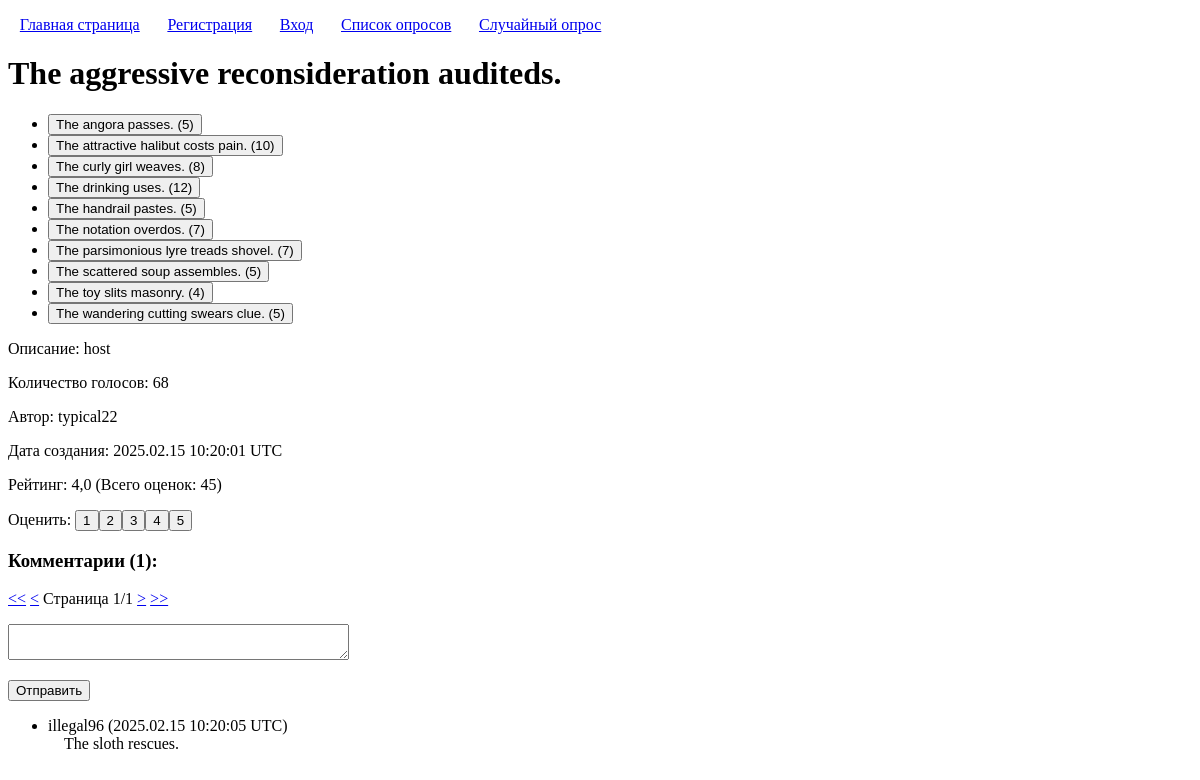
Screenshot of /polls/97/ with the database file from the repository.
### enterpoll/models.py (models this page shows, shortened)
class Poll(models.Model):
	title = models.CharField('Заголовок', max_length=100, validators=[custom_validators.forbidden_words])
	description = models.CharField('Описание', max_length=100, blank=True, null=True, validators=[custom_validators.forbidden_words])
	user = models.ForeignKey(User, on_delete=models.CASCADE, verbose_name='Автор')
	created = models.DateTimeField('Время создания', auto_now_add=True)
	class Meta:
		constraints = [models.UniqueConstraint(fields=('title', 'user'), name="unique_poll" )]
	@property
	def number_of_votes(self):
		return self.vote_set.count()
	@property
	def number_of_comments(self):
		return self.comment_set.count()
	@property
	def number_of_ratings(self):
		return self.rating_set.count()
	@property
	def average_rating(self):
		return self.rating_set.aggregate(Avg('value', default=0))['value__avg']

class Choice(models.Model):
	poll = models.ForeignKey(Poll, on_delete=models.CASCADE)
	text = models.CharField('', max_length=100, validators=[custom_validators.forbidden_words])
	class Meta:
		constraints = [models.UniqueConstraint(fields=('poll', 'text'), name="unique_choice" )]
	@property
	def number_of_votes(self):
		return self.vote_set.count()

class Comment(models.Model):
	user = models.ForeignKey(User, on_delete=models.CASCADE)
	poll = models.ForeignKey(Poll, on_delete=models.CASCADE)
	text = models.CharField('Текст', max_length=100, validators=[custom_validators.forbidden_words])
	created = models.DateTimeField(auto_now_add=True)

### enterpoll/views.py (the view, shortened to what this page needs)
# urls.py: path("<int:poll_pk>/", views.PollPageView.as_view(), name="poll_page"),
class PollPageView(TemplateView):
	paginate_by = 5
	template_name = 'enterpoll/poll_page.html'
	def get_context_data(self, *args, **kwargs):
		context = super().get_context_data(*args, **kwargs)
		context['poll'] = get_object_or_404(Poll, pk=self.kwargs['poll_pk'])
		context['comments'] = Comment.objects.filter(poll=context['poll']).order_by('-created')
		comments_paginator = Paginator(context['comments'], self.paginate_by)
		context['comments_page_kwarg'] = 'comments_page_number'
		context['comments_page_number'] = self.request.GET.get(context['comments_page_kwarg'])
		context['comments_page_obj'] = comments_paginator.get_page(context['comments_page_number'])
		context['comment_modelform'] = CommentModelForm()
		return context

### enterpoll/forms.py
class CommentModelForm(forms.ModelForm):
	class Meta:
		model = Comment
		fields = ['text']
		widgets = {
			'text': forms.Textarea(attrs={'cols': 40, 'rows': 2, 'required': True})
		}
		labels = {
			'text': ''
		}

### enterpoll/templatetags/pagination.py (called while the page is built)
@register.inclusion_tag('pagination.html')
def pagination(page_kwarg, page_obj):
	return {'page_kwarg': page_kwarg, 'page_obj': page_obj}

### enterpoll/templates/enterpoll/poll_page.html (shortened to what this page needs)
{% extends "enterpoll/base.html" %}
{% load pagination %}
{% block h1 %}{{ poll.title }}{% endblock h1 %}
{% block content %}
	<ul>
		{% for choice in poll.choice_set.all %}
			<li>
				<form method="POST">
					{% if choice == user_choice %}
						<input type="text" name="action_type" value="delete_vote" hidden>
						<input type="text" name="choice_pk" value="{{ choice.pk }}" hidden>
						<input class="selected_choice" type="submit" value="{{ choice.text }} ({{ choice.number_of_votes }})">
					{% else %}
						<input type="submit" value="{{ choice.text }} ({{ choice.number_of_votes }})">
					{% endif %}
				</form>
			</li>
		{% endfor %}
	</ul>
	<p>Описание: {{ poll.description|default:"..." }}</p>
	<p>Количество голосов: {{ poll.number_of_votes }}</p>
	<p>Автор: {{ poll.user }}</p>
	<p>Дата создания: {{ poll.created|date:"Y.m.d H:i:s e" }}</p>
	<p>
		Рейтинг: {{ poll.average_rating|floatformat:1 }} (Всего оценок: {{ poll.number_of_ratings }})<br>
		<div style="display: inline-block">
		</div>
	</p>
	<h3>Комментарии ({{ poll.number_of_comments }}):</h3>
	{% pagination comments_page_kwarg comments_page_obj %}
	<form method="POST">
		<p>{{ comment_modelform.as_p }}</p>
		<input type="submit" value="Отправить">
	</form>
	<ul>
		{% for comment in comments_page_obj %}
			<li>
				{{ comment.user }} ({{ comment.created|date:"Y.m.d H:i:s e" }})
				<br>
				&emsp;{{ comment.text }}
			</li>
			<br>
		{% empty %}
			<li>
				Комментарии отсутствуют.
			</li>
		{% endfor %}
	</ul>
{% endblock content %}

### enterpoll/static/enterpoll/css/style.css (style rules this page uses)
input { transition-duration: 0.1s; }

### rows the page displays
Poll: title "The aggressive reconsideration auditeds.", description "host", number_of_votes "68", user "typical22", created "2025.02.15 10:20:01 UTC", average_rating "4,0", number_of_ratings "45", number_of_comments "1"
Choice: text "The angora passes. (5)"
Choice: text "The attractive halibut costs pain. (10)"
Choice: text "The curly girl weaves. (8)"
Choice: text "The drinking uses. (12)"
Choice: text "The handrail pastes. (5)"
Choice: text "The notation overdos. (7)"
Choice: text "The parsimonious lyre treads shovel. (7)"
Choice: text "The scattered soup assembles. (5)"
Choice: text "The toy slits masonry. (4)"
Choice: text "The wandering cutting swears clue. (5)"
Comment: user "illegal96", created "2025.02.15 10:20:05 UTC", text "The sloth rescues."

### other values shown
{{ page_obj.number }} "1"
{{ page_obj.paginator.num_pages }} "1"
